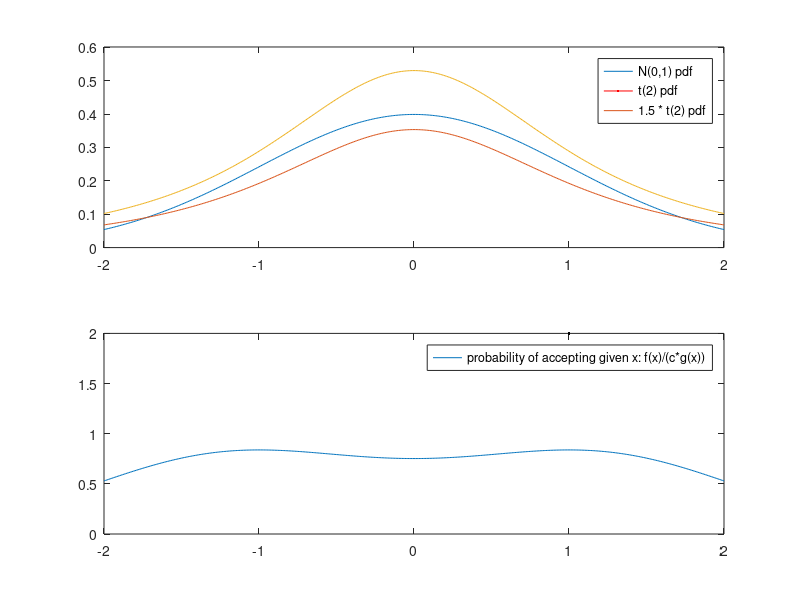

Write the MATLAB code that produced this figure.

clear all; clc

%Gaussian distribution example
x=-2:0.01:2;
target = normpdf(x,0,1);
proposal = tpdf(x,2);


subplot(2,1,1);
plot(x,target,LineWidth = 2, color = 'red');
xlim([min(x),max(x)]);
ylim([0,max(proposal*1.7)]);

hold on;
plot(x,proposal,LineWidth = 2, color = 'blue');

% Chooses constant as simply 2 
c =1.5;

hold on;
plot(x,c*proposal,LineWidth = 2, color = 'green');
legend('N(0,1) pdf','t(2) pdf','1.5 * t(2) pdf')

subplot(2,1,2); 
plot(x,target./(c*proposal),LineWidth = 2, color = 'black');

legend('probability of accepting given x: f(x)/(c*g(x))')




